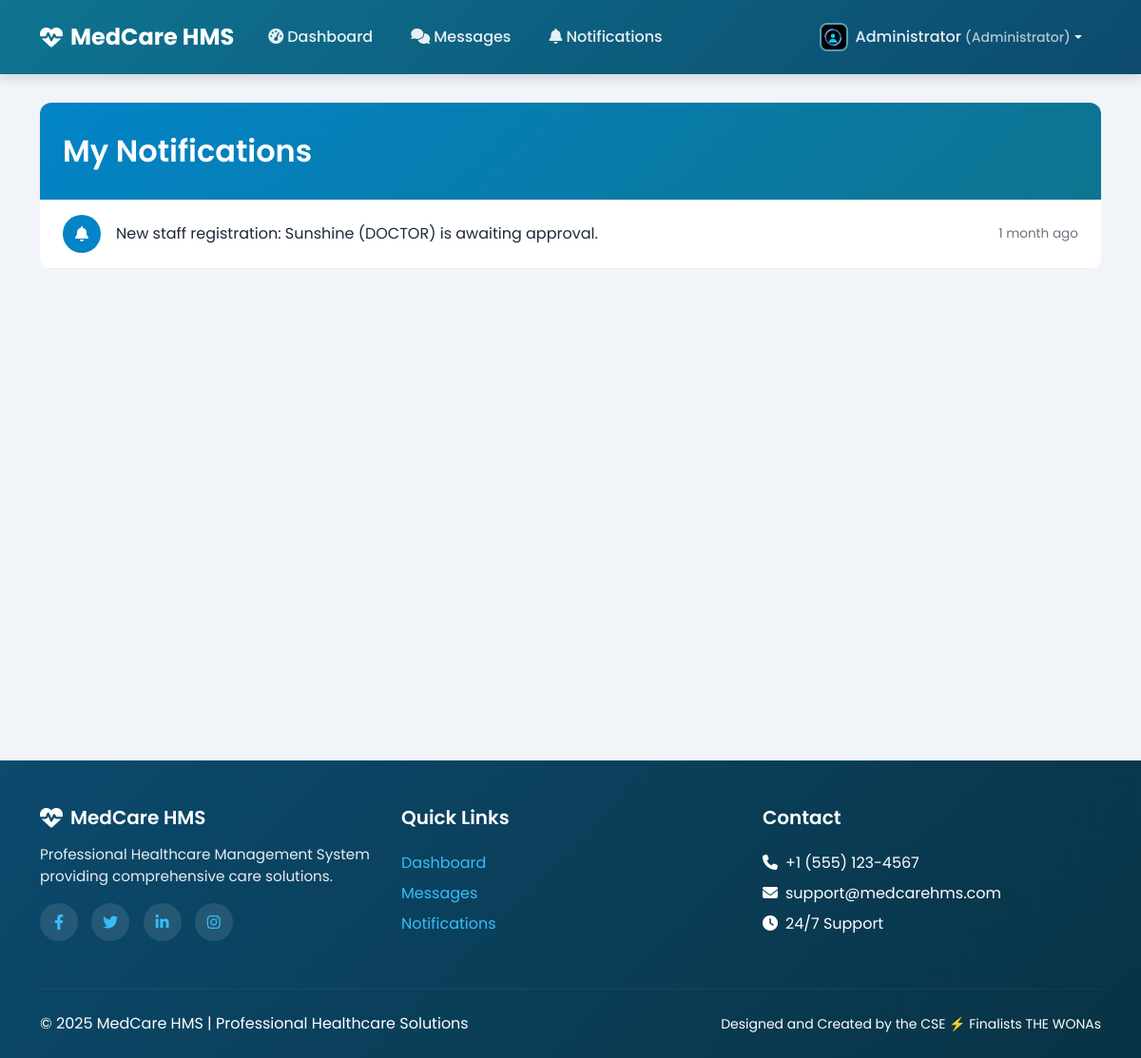
Page /notifications/ (signed in) on the earlier database version.
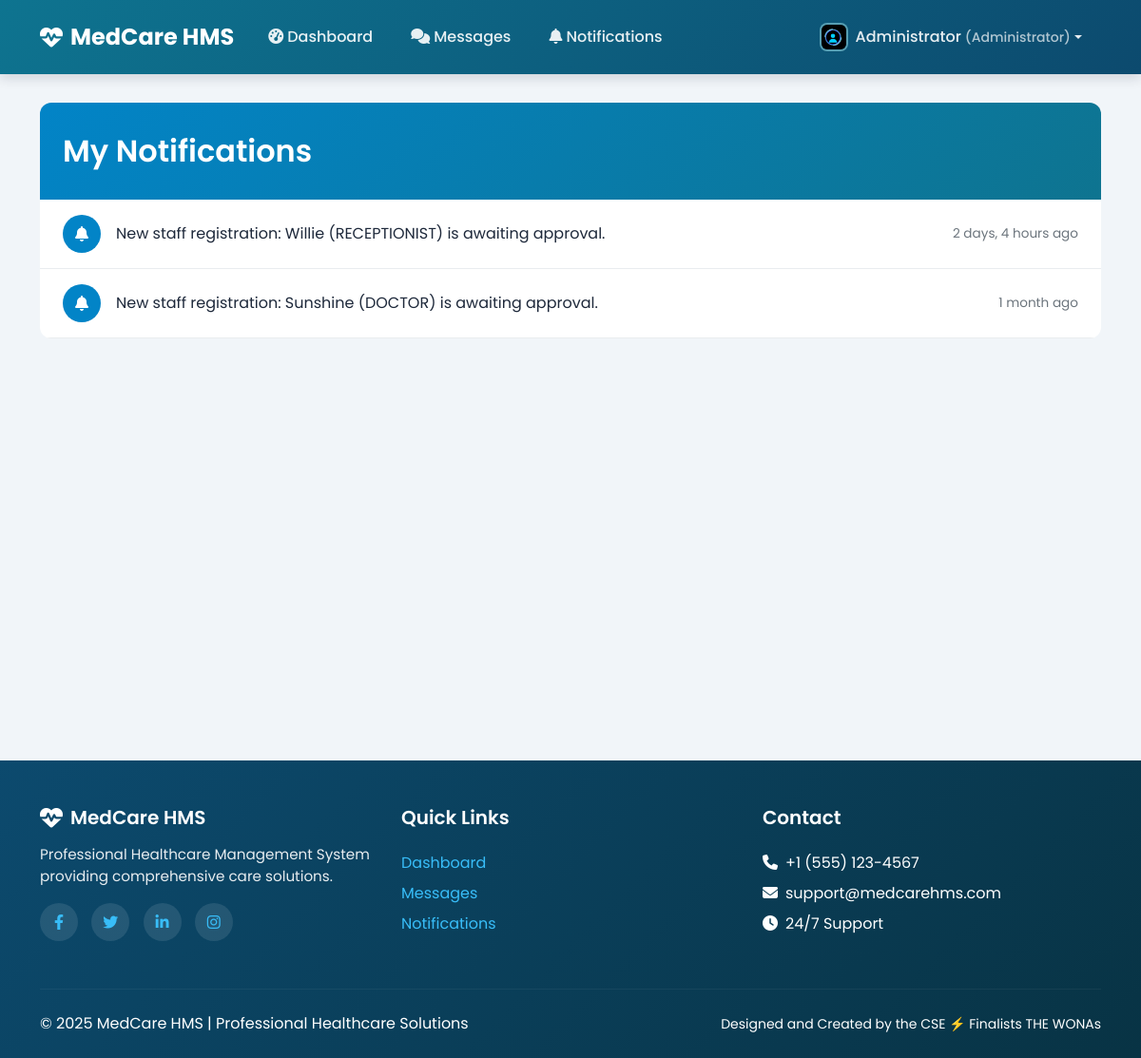
Same page on the later database version.
### notifications/models.py (models this page shows, shortened)
class Notification(models.Model):
    recipient = models.ForeignKey(settings.AUTH_USER_MODEL, on_delete=models.CASCADE, related_name='notifications')
    message = models.CharField(max_length=255)
    is_read = models.BooleanField(default=False)
    timestamp = models.DateTimeField(auto_now_add=True)
    link = models.URLField(blank=True, null=True)
    class Meta:
        ordering = ['-timestamp'] # Show the newest notifications first

### notifications/views.py (the view)
# urls.py: path('', views.notification_list_view, name='notification_list'),
@login_required
def notification_list_view(request):
    notifications = Notification.objects.filter(recipient=request.user)
    Notification.objects.filter(recipient=request.user, is_read=False).update(is_read=True)
    return render(request, 'notifications/notification_list.html', {'notifications': notifications})

### accounts/templatetags/profile_tags.py (called while the page is built)
@register.simple_tag
def get_profile_image_url(user):
    try:
        if hasattr(user, 'doctorprofile') and user.doctorprofile.profile_picture:
            return user.doctorprofile.profile_picture.url
        elif hasattr(user, 'patientprofile') and user.patientprofile.profile_picture:
            return user.patientprofile.profile_picture.url
        elif hasattr(user, 'receptionistprofile') and user.receptionistprofile.profile_picture:
            return user.receptionistprofile.profile_picture.url
    except (AttributeError, ValueError):
        pass
    return '/static/profile_pictures/default.jpeg'

@register.simple_tag
def get_user_initials(user):
    if user.first_name and user.last_name:
        return f"{user.first_name[0]}{user.last_name[0]}".upper()
    elif user.first_name:
        return user.first_name[0].upper()
    elif user.username:
        return user.username[0].upper()
    return "U"

### accounts/templatetags/theme_tags.py (called while the page is built)
@register.inclusion_tag('components/theme_detector.html', takes_context=True)
def load_theme_css(context):
    return {
        'theme_class': get_user_theme(context),
        'theme_css': get_theme_css_file(context),
        'theme_colors': get_theme_colors(context)
    }

### templates/notifications/notification_list.html (shortened to what this page needs)
{% extends 'base_shared.html' %}
{% load theme_tags %}
{% block content %}
<div class="notification-container">
    <div class="notification-header">
        <h2>My Notifications</h2>
    </div>
    <div class="list-group list-group-flush">
        {% for notification in notifications %}
        <a href="{{ notification.link|default:'#' }}" class="notification-item {% if not notification.is_read %}unread{% endif %}">
            <div class="notification-icon">
                <i class="fas fa-bell"></i>
            </div>
            <div class="notification-content">
                {{ notification.message }}
            </div>
            <div class="notification-time">
                {{ notification.timestamp|timesince }} ago
            </div>
        </a>
        {% empty %}
        <div class="text-center p-5 text-muted">
            <i class="fas fa-bell-slash fa-3x mb-3"></i>
            <h5>You have no notifications</h5>
        </div>
        {% endfor %}
    </div>
</div>
{% endblock %}

Differences in the rows shown:
added Notification: message "New staff registration: Willie (RECEPTIONIST) is awaiting approval.", timestamp "2 days, 4 hours"
